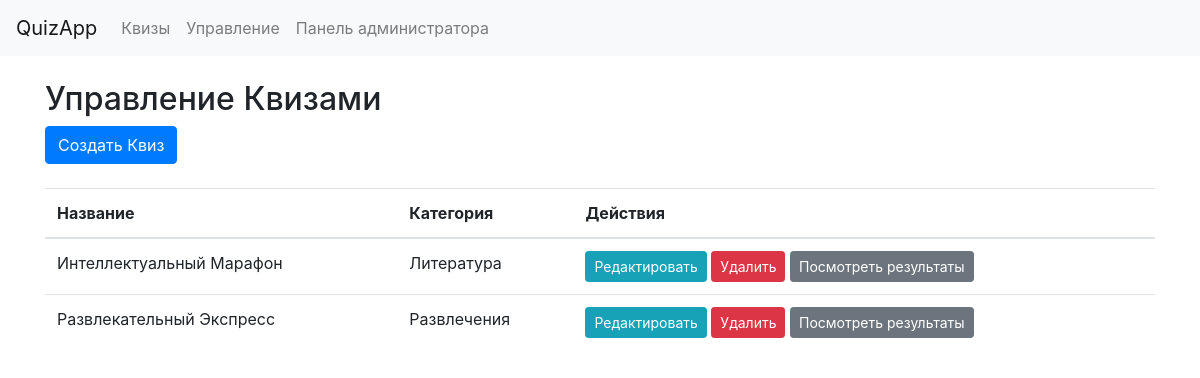
Before: /manage/ with the older database file.
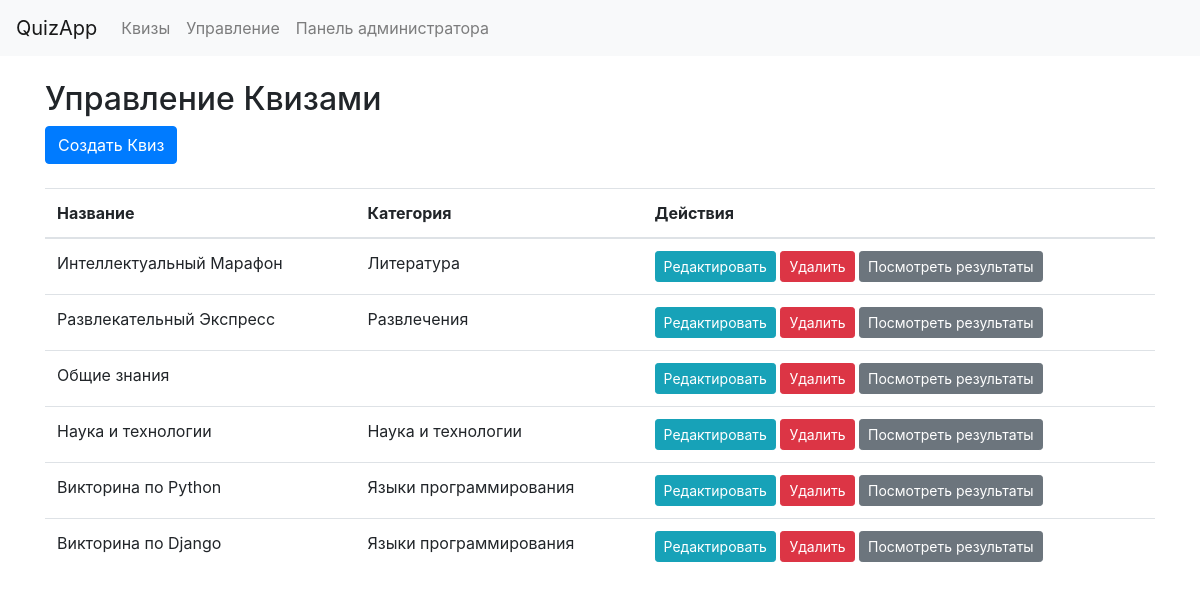
After: the same page with the newer database file.
### quizzes/models.py (models this page shows, shortened)
class Quiz(models.Model):
    title = models.CharField(max_length=200)
    category = models.ForeignKey(
        Category,
        on_delete=models.CASCADE,
        related_name="quizzes",
        blank=True,
        null=True,
    )
    image = models.ImageField(upload_to="quiz_images/", blank=True, null=True)
    class Meta:
        verbose_name_plural = "Quizzes"

class Category(models.Model):
    name = models.CharField(max_length=100)
    class Meta:
        verbose_name_plural = "Categories"

### quizzes/views.py (the view)
# urls.py: path("manage/", views.manage_quiz, name="manage_quiz"),
def manage_quiz(request):
    quizzes = Quiz.objects.all()
    return render(request, "quizzes/manage_quiz.html", {"quizzes": quizzes})

### quizzes/templates/quizzes/manage_quiz.html (shortened to what this page needs)
{% extends 'quizzes/base.html' %}
{% block content %}
<h2>Управление Квизами</h2>
<a href="{% url 'create_quiz' %}" class="btn btn-primary mb-4">Создать Квиз</a>
<table class="table">
    <thead>
        <tr>
            <th>Название</th>
            <th>Категория</th>
            <th>Действия</th>
        </tr>
    </thead>
    <tbody>
        {% for quiz in quizzes %}
        <tr>
            <td>{{ quiz.title }}</td>
            <td>{{ quiz.category.name }}</td>
            <td>
                <a href="{% url 'edit_quiz' quiz.id %}" class="btn btn-info btn-sm">Редактировать</a>
                <a href="{% url 'delete_quiz' quiz.id %}" class="btn btn-danger btn-sm">Удалить</a>
                <a href="{% url 'quiz_result' quiz.id %}" class="btn btn-secondary btn-sm">Посмотреть результаты</a>
            </td>
        </tr>
        {% endfor %}
    </tbody>
</table>
{% endblock %}

Changed rows visible on the page:
added Quiz: title "Общие знания"
added Quiz: title "Наука и технологии", category.name "Наука и технологии"
added Quiz: title "Викторина по Python", category.name "Языки программирования"
added Quiz: title "Викторина по Django", category.name "Языки программирования"
